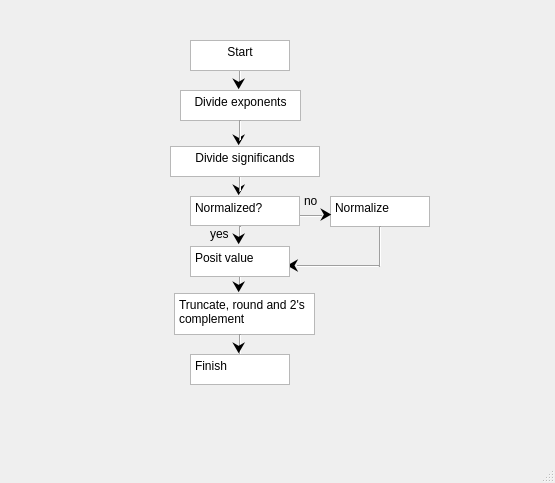
<?xml version="1.0" encoding="UTF-8"?>
<ui version="4.0">
 <class>DivisionGraph</class>
 <widget class="QMainWindow" name="DivisionGraph">
  <property name="geometry">
   <rect>
    <x>0</x>
    <y>0</y>
    <width>555</width>
    <height>483</height>
   </rect>
  </property>
  <property name="minimumSize">
   <size>
    <width>555</width>
    <height>483</height>
   </size>
  </property>
  <property name="maximumSize">
   <size>
    <width>555</width>
    <height>483</height>
   </size>
  </property>
  <property name="windowTitle">
   <string>Division</string>
  </property>
  <property name="windowIcon">
   <iconset>
    <normaloff>../../../TFG/iconos/positTool.png</normaloff>../../../TFG/iconos/positTool.png</iconset>
  </property>
  <widget class="QWidget" name="centralwidget">
   <widget class="QTextEdit" name="textEdit_7">
    <property name="geometry">
     <rect>
      <x>174</x>
      <y>293</y>
      <width>141</width>
      <height>42</height>
     </rect>
    </property>
    <property name="html">
     <string>&lt;!DOCTYPE HTML PUBLIC &quot;-//W3C//DTD HTML 4.0//EN&quot; &quot;http://www.w3.org/TR/REC-html40/strict.dtd&quot;&gt;
&lt;html&gt;&lt;head&gt;&lt;meta name=&quot;qrichtext&quot; content=&quot;1&quot; /&gt;&lt;meta charset=&quot;utf-8&quot; /&gt;&lt;style type=&quot;text/css&quot;&gt;
p, li { white-space: pre-wrap; }
hr { height: 1px; border-width: 0; }
&lt;/style&gt;&lt;/head&gt;&lt;body style=&quot; font-family:'Segoe UI'; font-size:9pt; font-weight:400; font-style:normal;&quot;&gt;
&lt;p style=&quot; margin-top:0px; margin-bottom:0px; margin-left:0px; margin-right:0px; -qt-block-indent:0; text-indent:0px;&quot;&gt;Truncate, round and 2's complement&lt;/p&gt;&lt;/body&gt;&lt;/html&gt;</string>
    </property>
   </widget>
   <widget class="QTextEdit" name="textEdit_4">
    <property name="geometry">
     <rect>
      <x>190</x>
      <y>196</y>
      <width>110</width>
      <height>30</height>
     </rect>
    </property>
    <property name="html">
     <string>&lt;!DOCTYPE HTML PUBLIC &quot;-//W3C//DTD HTML 4.0//EN&quot; &quot;http://www.w3.org/TR/REC-html40/strict.dtd&quot;&gt;
&lt;html&gt;&lt;head&gt;&lt;meta name=&quot;qrichtext&quot; content=&quot;1&quot; /&gt;&lt;meta charset=&quot;utf-8&quot; /&gt;&lt;style type=&quot;text/css&quot;&gt;
p, li { white-space: pre-wrap; }
hr { height: 1px; border-width: 0; }
&lt;/style&gt;&lt;/head&gt;&lt;body style=&quot; font-family:'Segoe UI'; font-size:9pt; font-weight:400; font-style:normal;&quot;&gt;
&lt;p style=&quot; margin-top:0px; margin-bottom:0px; margin-left:0px; margin-right:0px; -qt-block-indent:0; text-indent:0px;&quot;&gt;Normalized?&lt;/p&gt;&lt;/body&gt;&lt;/html&gt;</string>
    </property>
   </widget>
   <widget class="Line" name="line">
    <property name="geometry">
     <rect>
      <x>230</x>
      <y>70</y>
      <width>20</width>
      <height>14</height>
     </rect>
    </property>
    <property name="orientation">
     <enum>Qt::Vertical</enum>
    </property>
   </widget>
   <widget class="QLabel" name="label_14">
    <property name="geometry">
     <rect>
      <x>232</x>
      <y>180</y>
      <width>20</width>
      <height>20</height>
     </rect>
    </property>
    <property name="text">
     <string>&lt;html&gt;&lt;head/&gt;&lt;body&gt;&lt;p&gt;&lt;span style=&quot; font-size:12pt;&quot;&gt;⮟&lt;/span&gt;&lt;/p&gt;&lt;/body&gt;&lt;/html&gt;</string>
    </property>
   </widget>
   <widget class="QLabel" name="label_5">
    <property name="geometry">
     <rect>
      <x>304</x>
      <y>193</y>
      <width>49</width>
      <height>16</height>
     </rect>
    </property>
    <property name="text">
     <string>no</string>
    </property>
   </widget>
   <widget class="QLabel" name="label_4">
    <property name="geometry">
     <rect>
      <x>210</x>
      <y>226</y>
      <width>21</width>
      <height>16</height>
     </rect>
    </property>
    <property name="text">
     <string>yes</string>
    </property>
   </widget>
   <widget class="Line" name="line_8">
    <property name="geometry">
     <rect>
      <x>230</x>
      <y>176</y>
      <width>20</width>
      <height>16</height>
     </rect>
    </property>
    <property name="orientation">
     <enum>Qt::Vertical</enum>
    </property>
   </widget>
   <widget class="QLabel" name="label_12">
    <property name="geometry">
     <rect>
      <x>232</x>
      <y>130</y>
      <width>20</width>
      <height>20</height>
     </rect>
    </property>
    <property name="text">
     <string>&lt;html&gt;&lt;head/&gt;&lt;body&gt;&lt;p&gt;&lt;span style=&quot; font-size:12pt;&quot;&gt;⮟&lt;/span&gt;&lt;/p&gt;&lt;/body&gt;&lt;/html&gt;</string>
    </property>
   </widget>
   <widget class="Line" name="line_15">
    <property name="geometry">
     <rect>
      <x>230</x>
      <y>276</y>
      <width>20</width>
      <height>12</height>
     </rect>
    </property>
    <property name="orientation">
     <enum>Qt::Vertical</enum>
    </property>
   </widget>
   <widget class="Line" name="line_17">
    <property name="geometry">
     <rect>
      <x>230</x>
      <y>334</y>
      <width>20</width>
      <height>21</height>
     </rect>
    </property>
    <property name="orientation">
     <enum>Qt::Vertical</enum>
    </property>
   </widget>
   <widget class="Line" name="line_14">
    <property name="geometry">
     <rect>
      <x>297</x>
      <y>256</y>
      <width>82</width>
      <height>20</height>
     </rect>
    </property>
    <property name="orientation">
     <enum>Qt::Horizontal</enum>
    </property>
   </widget>
   <widget class="QTextEdit" name="textEdit_3">
    <property name="geometry">
     <rect>
      <x>170</x>
      <y>146</y>
      <width>150</width>
      <height>31</height>
     </rect>
    </property>
    <property name="html">
     <string>&lt;!DOCTYPE HTML PUBLIC &quot;-//W3C//DTD HTML 4.0//EN&quot; &quot;http://www.w3.org/TR/REC-html40/strict.dtd&quot;&gt;
&lt;html&gt;&lt;head&gt;&lt;meta name=&quot;qrichtext&quot; content=&quot;1&quot; /&gt;&lt;meta charset=&quot;utf-8&quot; /&gt;&lt;style type=&quot;text/css&quot;&gt;
p, li { white-space: pre-wrap; }
hr { height: 1px; border-width: 0; }
&lt;/style&gt;&lt;/head&gt;&lt;body style=&quot; font-family:'Segoe UI'; font-size:9pt; font-weight:400; font-style:normal;&quot;&gt;
&lt;p align=&quot;center&quot; style=&quot; margin-top:0px; margin-bottom:0px; margin-left:0px; margin-right:0px; -qt-block-indent:0; text-indent:0px;&quot;&gt;Divide significands&lt;/p&gt;&lt;/body&gt;&lt;/html&gt;</string>
    </property>
   </widget>
   <widget class="QLabel" name="label_11">
    <property name="geometry">
     <rect>
      <x>232</x>
      <y>74</y>
      <width>20</width>
      <height>20</height>
     </rect>
    </property>
    <property name="text">
     <string>&lt;html&gt;&lt;head/&gt;&lt;body&gt;&lt;p&gt;&lt;span style=&quot; font-size:12pt;&quot;&gt;⮟&lt;/span&gt;&lt;/p&gt;&lt;/body&gt;&lt;/html&gt;</string>
    </property>
   </widget>
   <widget class="QTextEdit" name="textEdit_5">
    <property name="geometry">
     <rect>
      <x>330</x>
      <y>196</y>
      <width>100</width>
      <height>31</height>
     </rect>
    </property>
    <property name="html">
     <string>&lt;!DOCTYPE HTML PUBLIC &quot;-//W3C//DTD HTML 4.0//EN&quot; &quot;http://www.w3.org/TR/REC-html40/strict.dtd&quot;&gt;
&lt;html&gt;&lt;head&gt;&lt;meta name=&quot;qrichtext&quot; content=&quot;1&quot; /&gt;&lt;meta charset=&quot;utf-8&quot; /&gt;&lt;style type=&quot;text/css&quot;&gt;
p, li { white-space: pre-wrap; }
hr { height: 1px; border-width: 0; }
&lt;/style&gt;&lt;/head&gt;&lt;body style=&quot; font-family:'Segoe UI'; font-size:9pt; font-weight:400; font-style:normal;&quot;&gt;
&lt;p style=&quot; margin-top:0px; margin-bottom:0px; margin-left:0px; margin-right:0px; -qt-block-indent:0; text-indent:0px;&quot;&gt;Normalize&lt;/p&gt;&lt;/body&gt;&lt;/html&gt;</string>
    </property>
   </widget>
   <widget class="Line" name="line_12">
    <property name="geometry">
     <rect>
      <x>300</x>
      <y>206</y>
      <width>22</width>
      <height>20</height>
     </rect>
    </property>
    <property name="orientation">
     <enum>Qt::Horizontal</enum>
    </property>
   </widget>
   <widget class="Line" name="line_11">
    <property name="geometry">
     <rect>
      <x>230</x>
      <y>226</y>
      <width>20</width>
      <height>13</height>
     </rect>
    </property>
    <property name="orientation">
     <enum>Qt::Vertical</enum>
    </property>
   </widget>
   <widget class="QLabel" name="label_9">
    <property name="geometry">
     <rect>
      <x>320</x>
      <y>204</y>
      <width>20</width>
      <height>20</height>
     </rect>
    </property>
    <property name="text">
     <string>&lt;html&gt;&lt;head/&gt;&lt;body&gt;&lt;p&gt;&lt;span style=&quot; font-size:12pt;&quot;&gt;⮞&lt;/span&gt;&lt;/p&gt;&lt;/body&gt;&lt;/html&gt;</string>
    </property>
   </widget>
   <widget class="QLabel" name="label_16">
    <property name="geometry">
     <rect>
      <x>232</x>
      <y>277</y>
      <width>20</width>
      <height>20</height>
     </rect>
    </property>
    <property name="text">
     <string>&lt;html&gt;&lt;head/&gt;&lt;body&gt;&lt;p&gt;&lt;span style=&quot; font-size:12pt;&quot;&gt;⮟&lt;/span&gt;&lt;/p&gt;&lt;/body&gt;&lt;/html&gt;</string>
    </property>
   </widget>
   <widget class="Line" name="line_13">
    <property name="geometry">
     <rect>
      <x>370</x>
      <y>226</y>
      <width>20</width>
      <height>41</height>
     </rect>
    </property>
    <property name="orientation">
     <enum>Qt::Vertical</enum>
    </property>
   </widget>
   <widget class="QLabel" name="label_15">
    <property name="geometry">
     <rect>
      <x>232</x>
      <y>229</y>
      <width>20</width>
      <height>20</height>
     </rect>
    </property>
    <property name="text">
     <string>&lt;html&gt;&lt;head/&gt;&lt;body&gt;&lt;p&gt;&lt;span style=&quot; font-size:12pt;&quot;&gt;⮟&lt;/span&gt;&lt;/p&gt;&lt;/body&gt;&lt;/html&gt;</string>
    </property>
   </widget>
   <widget class="QLabel" name="label_17">
    <property name="geometry">
     <rect>
      <x>232</x>
      <y>338</y>
      <width>20</width>
      <height>20</height>
     </rect>
    </property>
    <property name="text">
     <string>&lt;html&gt;&lt;head/&gt;&lt;body&gt;&lt;p&gt;&lt;span style=&quot; font-size:12pt;&quot;&gt;⮟&lt;/span&gt;&lt;/p&gt;&lt;/body&gt;&lt;/html&gt;</string>
    </property>
   </widget>
   <widget class="QLabel" name="label_10">
    <property name="geometry">
     <rect>
      <x>287</x>
      <y>255</y>
      <width>20</width>
      <height>20</height>
     </rect>
    </property>
    <property name="text">
     <string>&lt;html&gt;&lt;head/&gt;&lt;body&gt;&lt;p&gt;&lt;span style=&quot; font-size:12pt;&quot;&gt;⮜&lt;/span&gt;&lt;/p&gt;&lt;/body&gt;&lt;/html&gt;</string>
    </property>
   </widget>
   <widget class="QTextEdit" name="textEdit_2">
    <property name="enabled">
     <bool>true</bool>
    </property>
    <property name="geometry">
     <rect>
      <x>180</x>
      <y>90</y>
      <width>121</width>
      <height>31</height>
     </rect>
    </property>
    <property name="readOnly">
     <bool>false</bool>
    </property>
    <property name="html">
     <string>&lt;!DOCTYPE HTML PUBLIC &quot;-//W3C//DTD HTML 4.0//EN&quot; &quot;http://www.w3.org/TR/REC-html40/strict.dtd&quot;&gt;
&lt;html&gt;&lt;head&gt;&lt;meta name=&quot;qrichtext&quot; content=&quot;1&quot; /&gt;&lt;meta charset=&quot;utf-8&quot; /&gt;&lt;style type=&quot;text/css&quot;&gt;
p, li { white-space: pre-wrap; }
hr { height: 1px; border-width: 0; }
&lt;/style&gt;&lt;/head&gt;&lt;body style=&quot; font-family:'Segoe UI'; font-size:9pt; font-weight:400; font-style:normal;&quot;&gt;
&lt;p align=&quot;center&quot; style=&quot; margin-top:0px; margin-bottom:0px; margin-left:0px; margin-right:0px; -qt-block-indent:0; text-indent:0px;&quot;&gt;Divide exponents&lt;/p&gt;&lt;/body&gt;&lt;/html&gt;</string>
    </property>
   </widget>
   <widget class="QTextEdit" name="textEdit">
    <property name="geometry">
     <rect>
      <x>190</x>
      <y>40</y>
      <width>100</width>
      <height>31</height>
     </rect>
    </property>
    <property name="html">
     <string>&lt;!DOCTYPE HTML PUBLIC &quot;-//W3C//DTD HTML 4.0//EN&quot; &quot;http://www.w3.org/TR/REC-html40/strict.dtd&quot;&gt;
&lt;html&gt;&lt;head&gt;&lt;meta name=&quot;qrichtext&quot; content=&quot;1&quot; /&gt;&lt;meta charset=&quot;utf-8&quot; /&gt;&lt;style type=&quot;text/css&quot;&gt;
p, li { white-space: pre-wrap; }
hr { height: 1px; border-width: 0; }
&lt;/style&gt;&lt;/head&gt;&lt;body style=&quot; font-family:'Segoe UI'; font-size:9pt; font-weight:400; font-style:normal;&quot;&gt;
&lt;p align=&quot;center&quot; style=&quot; margin-top:0px; margin-bottom:0px; margin-left:0px; margin-right:0px; -qt-block-indent:0; text-indent:0px;&quot;&gt;Start&lt;/p&gt;&lt;/body&gt;&lt;/html&gt;</string>
    </property>
   </widget>
   <widget class="QTextEdit" name="textEdit_6">
    <property name="geometry">
     <rect>
      <x>190</x>
      <y>246</y>
      <width>100</width>
      <height>31</height>
     </rect>
    </property>
    <property name="html">
     <string>&lt;!DOCTYPE HTML PUBLIC &quot;-//W3C//DTD HTML 4.0//EN&quot; &quot;http://www.w3.org/TR/REC-html40/strict.dtd&quot;&gt;
&lt;html&gt;&lt;head&gt;&lt;meta name=&quot;qrichtext&quot; content=&quot;1&quot; /&gt;&lt;meta charset=&quot;utf-8&quot; /&gt;&lt;style type=&quot;text/css&quot;&gt;
p, li { white-space: pre-wrap; }
hr { height: 1px; border-width: 0; }
&lt;/style&gt;&lt;/head&gt;&lt;body style=&quot; font-family:'Segoe UI'; font-size:9pt; font-weight:400; font-style:normal;&quot;&gt;
&lt;p style=&quot; margin-top:0px; margin-bottom:0px; margin-left:0px; margin-right:0px; -qt-block-indent:0; text-indent:0px;&quot;&gt;Posit value&lt;/p&gt;&lt;/body&gt;&lt;/html&gt;</string>
    </property>
   </widget>
   <widget class="QTextEdit" name="textEdit_8">
    <property name="geometry">
     <rect>
      <x>190</x>
      <y>354</y>
      <width>100</width>
      <height>31</height>
     </rect>
    </property>
    <property name="html">
     <string>&lt;!DOCTYPE HTML PUBLIC &quot;-//W3C//DTD HTML 4.0//EN&quot; &quot;http://www.w3.org/TR/REC-html40/strict.dtd&quot;&gt;
&lt;html&gt;&lt;head&gt;&lt;meta name=&quot;qrichtext&quot; content=&quot;1&quot; /&gt;&lt;meta charset=&quot;utf-8&quot; /&gt;&lt;style type=&quot;text/css&quot;&gt;
p, li { white-space: pre-wrap; }
hr { height: 1px; border-width: 0; }
&lt;/style&gt;&lt;/head&gt;&lt;body style=&quot; font-family:'Segoe UI'; font-size:9pt; font-weight:400; font-style:normal;&quot;&gt;
&lt;p style=&quot; margin-top:0px; margin-bottom:0px; margin-left:0px; margin-right:0px; -qt-block-indent:0; text-indent:0px;&quot;&gt;Finish&lt;/p&gt;&lt;/body&gt;&lt;/html&gt;</string>
    </property>
   </widget>
   <widget class="Line" name="line_2">
    <property name="geometry">
     <rect>
      <x>230</x>
      <y>120</y>
      <width>20</width>
      <height>21</height>
     </rect>
    </property>
    <property name="orientation">
     <enum>Qt::Vertical</enum>
    </property>
   </widget>
  </widget>
  <widget class="QMenuBar" name="menubar">
   <property name="geometry">
    <rect>
     <x>0</x>
     <y>0</y>
     <width>555</width>
     <height>22</height>
    </rect>
   </property>
  </widget>
  <widget class="QStatusBar" name="statusbar"/>
 </widget>
 <resources/>
 <connections/>
</ui>
